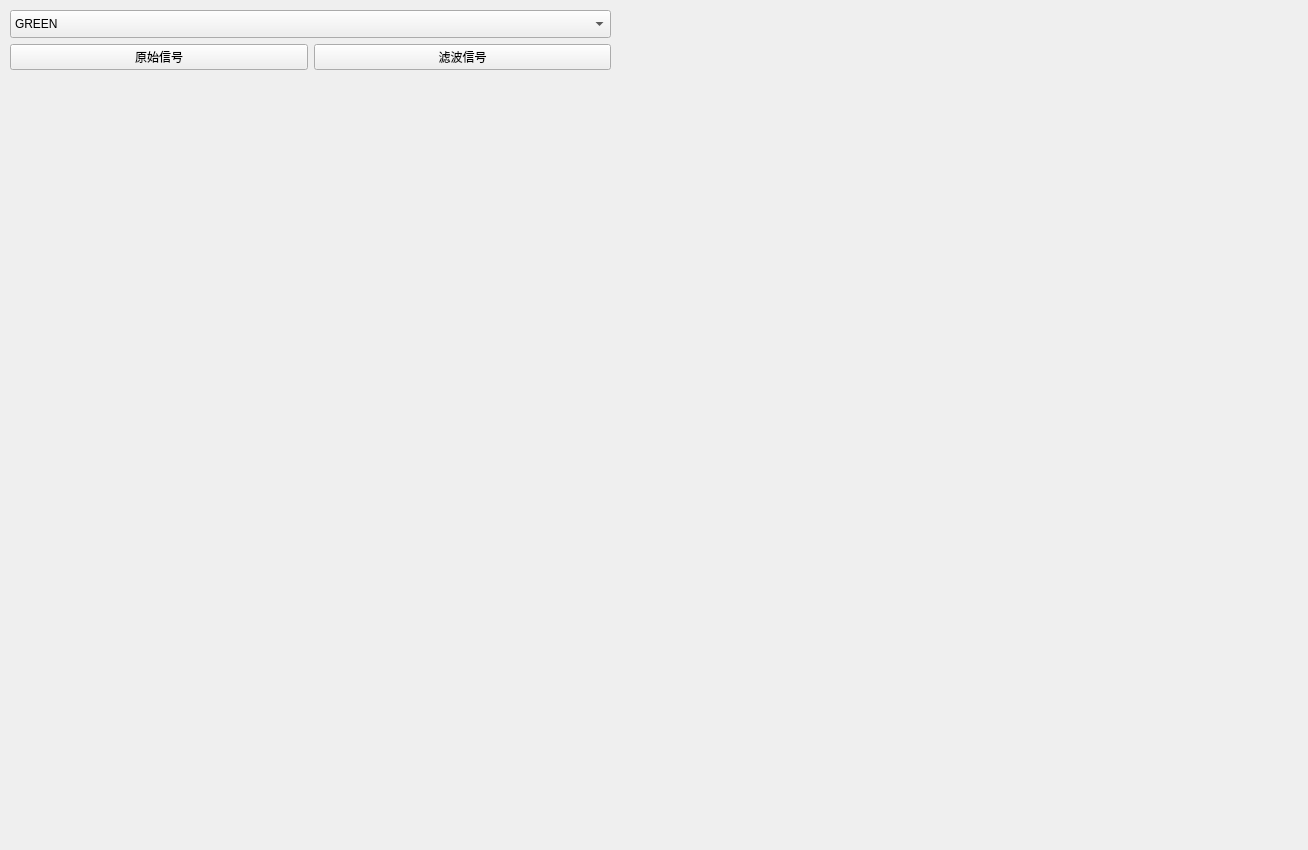
<?xml version="1.0" encoding="UTF-8"?>
<ui version="4.0">
 <class>MainWindow</class>
 <widget class="QMainWindow" name="MainWindow">
  <property name="geometry">
   <rect>
    <x>0</x>
    <y>0</y>
    <width>1308</width>
    <height>850</height>
   </rect>
  </property>
  <property name="windowTitle">
   <string>MainWindow</string>
  </property>
  <widget class="QWidget" name="centralwidget">
   <widget class="QLabel" name="face">
    <property name="geometry">
     <rect>
      <x>620</x>
      <y>10</y>
      <width>681</width>
      <height>391</height>
     </rect>
    </property>
    <property name="text">
     <string/>
    </property>
   </widget>
   <widget class="QWidget" name="verticalLayoutWidget">
    <property name="geometry">
     <rect>
      <x>10</x>
      <y>410</y>
      <width>531</width>
      <height>431</height>
     </rect>
    </property>
    <layout class="QVBoxLayout" name="Layout_BVP"/>
   </widget>
   <widget class="QWidget" name="verticalLayoutWidget_2">
    <property name="geometry">
     <rect>
      <x>10</x>
      <y>10</y>
      <width>601</width>
      <height>391</height>
     </rect>
    </property>
    <layout class="QVBoxLayout" name="Layout_button">
     <item>
      <layout class="QHBoxLayout" name="horizontalLayout">
       <item>
        <widget class="QComboBox" name="comboBox">
         <property name="minimumSize">
          <size>
           <width>0</width>
           <height>28</height>
          </size>
         </property>
         <property name="maximumSize">
          <size>
           <width>16777215</width>
           <height>28</height>
          </size>
         </property>
         <item>
          <property name="text">
           <string>GREEN</string>
          </property>
         </item>
         <item>
          <property name="text">
           <string>GREEN-RED</string>
          </property>
         </item>
         <item>
          <property name="text">
           <string>CHROM</string>
          </property>
         </item>
         <item>
          <property name="text">
           <string>PBV</string>
          </property>
         </item>
        </widget>
       </item>
      </layout>
     </item>
     <item>
      <layout class="QHBoxLayout" name="horizontalLayout_2">
       <item>
        <widget class="QPushButton" name="Button_RawTrue">
         <property name="text">
          <string>原始信号</string>
         </property>
        </widget>
       </item>
       <item>
        <widget class="QPushButton" name="Button_RawFalse">
         <property name="text">
          <string>滤波信号</string>
         </property>
        </widget>
       </item>
      </layout>
     </item>
     <item>
      <widget class="QLabel" name="label">
       <property name="minimumSize">
        <size>
         <width>0</width>
         <height>300</height>
        </size>
       </property>
       <property name="font">
        <font>
         <family>Consolas</family>
         <pointsize>18</pointsize>
        </font>
       </property>
       <property name="text">
        <string/>
       </property>
       <property name="alignment">
        <set>Qt::AlignLeading|Qt::AlignLeft|Qt::AlignTop</set>
       </property>
      </widget>
     </item>
    </layout>
   </widget>
   <widget class="QWidget" name="verticalLayoutWidget_3">
    <property name="geometry">
     <rect>
      <x>890</x>
      <y>410</y>
      <width>411</width>
      <height>431</height>
     </rect>
    </property>
    <layout class="QVBoxLayout" name="Layout_Signal"/>
   </widget>
   <widget class="QWidget" name="verticalLayoutWidget_4">
    <property name="geometry">
     <rect>
      <x>550</x>
      <y>410</y>
      <width>331</width>
      <height>431</height>
     </rect>
    </property>
    <layout class="QVBoxLayout" name="Layout_Spec"/>
   </widget>
  </widget>
 </widget>
 <resources/>
 <connections/>
</ui>
